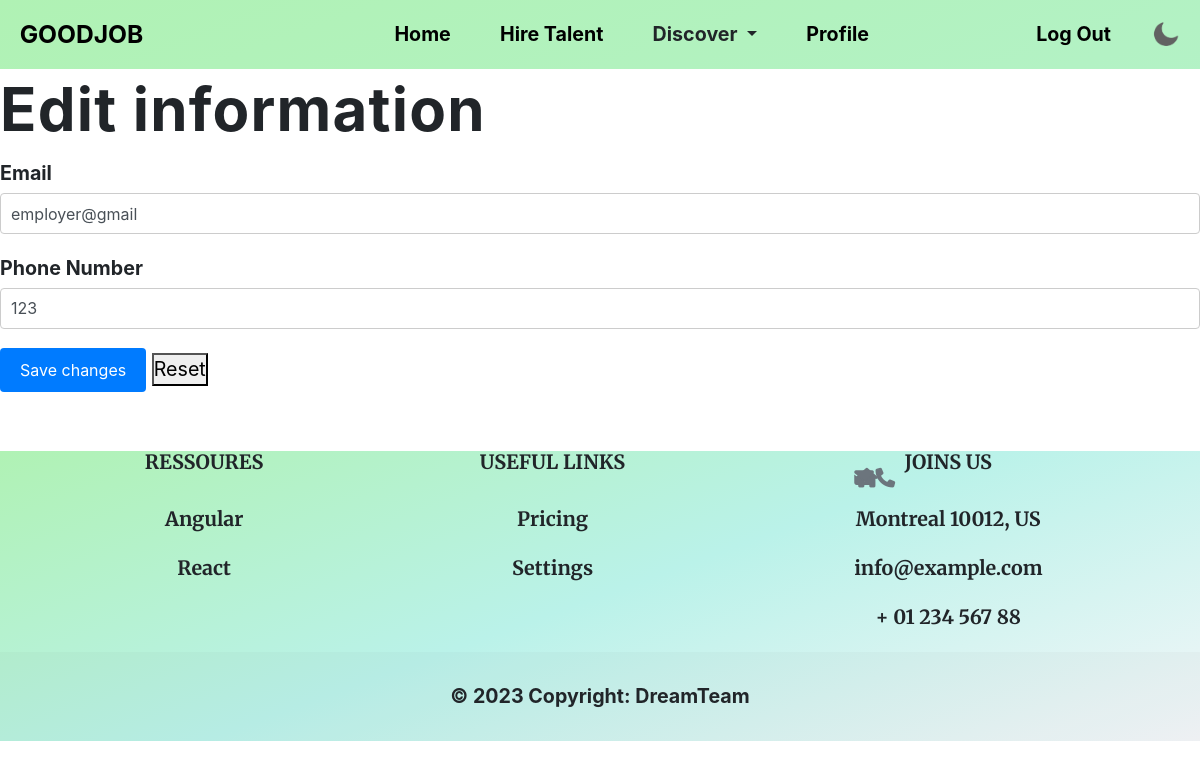
Page /editinfo/4 (signed in) on the earlier database version.
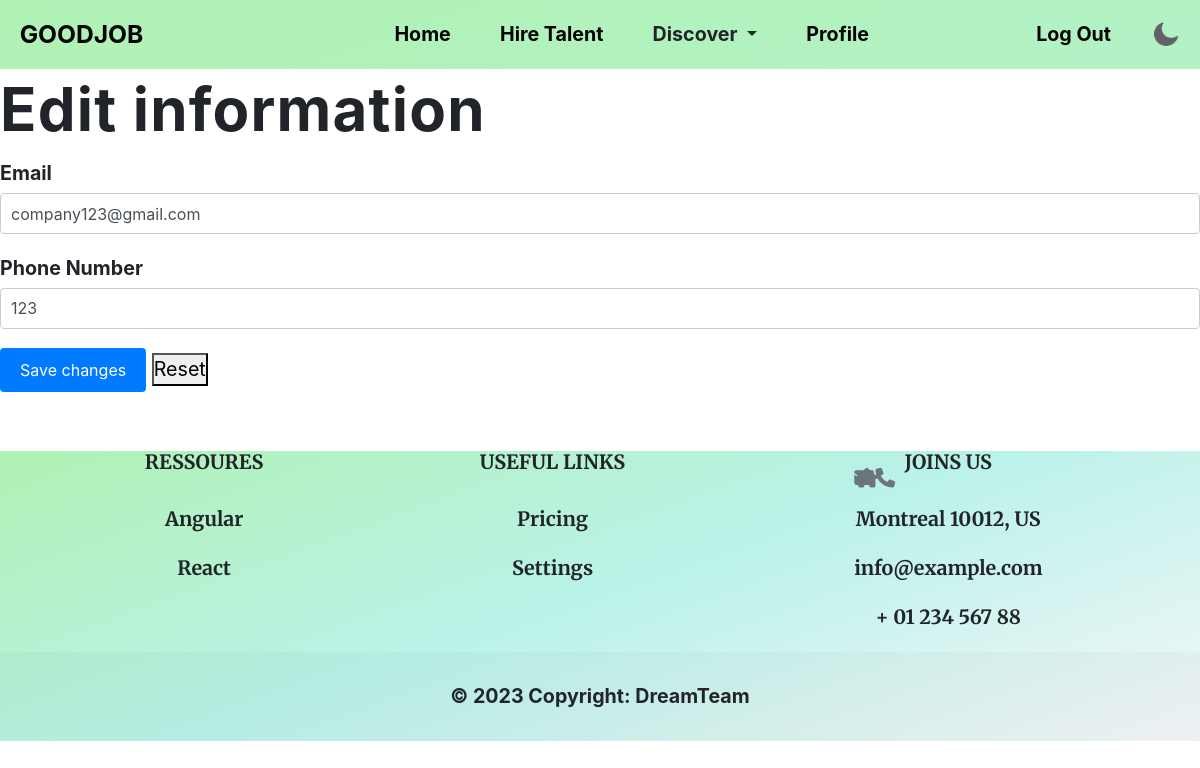
Same page on the later database version.
### app/models/user.py (models this page shows)
class User(db.Model, UserMixin):
    id = db.Column(db.Integer, primary_key=True)
    email = db.Column(db.String(100), unique=True)
    password = db.Column(db.String(20))
    first_name = db.Column(db.String(50))
    last_name = db.Column(db.String(50))
    company_name = db.Column(db.String(50))
    phone_number = db.Column(db.String(15))
    resume_file = db.Column(db.LargeBinary)
    profile = db.Column(db.String(20)) #values are "seeker", "employer", "admin"
    Posts = db.relationship('Post', backref='user', passive_deletes=True)

### app/views/main.py (the view, shortened to what this page needs)
@main.route("/editinfo/<id>", methods = ['POST', 'GET'])
@login_required
def editinfo(id):
    user = User.query.filter_by(id=id).first()
    return render_template('editinfo.html', user=current_user)

### app/views/main.py (called while the page is built)
@login_required
def get_notifications():
    if current_user:
        notifications = Notification.query.filter_by(user_id=current_user.id).all()
        return notifications
    else:
        return []

@main.context_processor
def inject_notifications():
    notifications = get_notifications()
    return dict(notifications=notifications)

### app/templates/editinfo.html (shortened to what this page needs)
{% extends 'base.html' %}
{% block content %}
{% if user.profile == 'employer' %}
<h1>Edit information</h1>
<form method="POST">
  <div class="form-group">
    <label for="email">Email</label>
    <input type="text" class="form-control" id="email" name="email" value="{{ user.email }}" required>
  </div>
  <div class="form-group">
      <label for="phone_number">Phone Number</label>
      <input type="text" class="form-control" id="phone_number" name="phone_number" value="{{ user.phone_number }}" required>
    </div>
    {%endif%}
    <button type="submit" class="btn btn-primary">Save changes</button>
    <button type="reset">Reset </button>
  </form>
{% endblock %}

Differences in the rows shown:
changed User: email "employer@gmail" → "company123@gmail.com"
